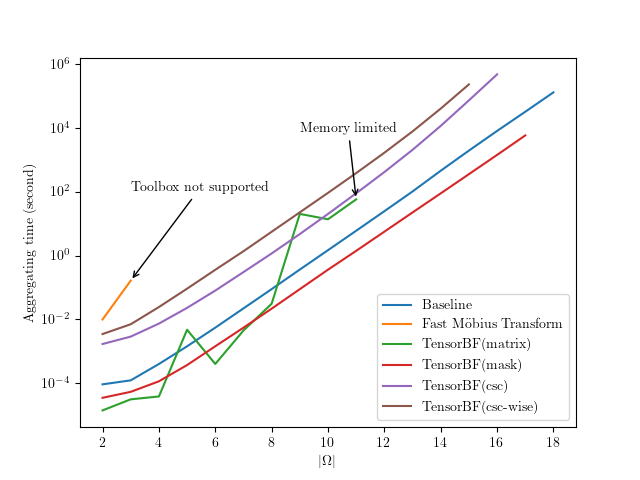

Source code (Python):
#!/usr/bin/python
from sys import argv
import os
import sys
import inspect
from tqdm import tqdm
import pickle
import matplotlib.pyplot as plt
import shutil
from scipy.signal import savgol_filter

currentdir = os.path.dirname(os.path.abspath(inspect.getfile(inspect.currentframe())))
parentdir = os.path.dirname(currentdir)
sys.path.insert(0, parentdir) 
parentdir2 = os.path.dirname(parentdir)
sys.path.insert(0, parentdir2) 

dirname = os.path.dirname(__file__)
basename =os.path.basename(__file__)


from pyds.pyds import MassFunction
#from tensords.tensords import TensorMassFunction
#from tensords.tensords_mask import TensorMassFunctionMask


from itertools import product
from TestTool import *
params = { "text.usetex" : True,"font.family" : "serif", "font.serif" : ["Computer Modern Serif"]}
plt.rcParams.update(params)

data = {}

fig, ax = plt.subplots()
ax: plt.Axes = ax

file = open(dirname+'/' +'data_20240530_complete_baseline.pickle', 'rb')
data1 = pickle.load(file)
x_baseline = [i['n'] for i in data1][0:]
y_baseline = [i['time'] for i in data1][0:]
file.close()


file = open(dirname+'/' +'data_20240530_complete_matrix.pickle', 'rb')
data1 = pickle.load(file)
x_matrix = [i['n'] for i in data1][0:]
y_matrix = [i['time'] for i in data1][0:]
#y_matrix = savgol_filter(y_matrix,2,1)
file.close()

file = open(dirname+'/' +'data_20240530_complete_mask.pickle', 'rb')
data1 = pickle.load(file)
x_mask = [i['n'] for i in data1][0:]
y_mask = [i['time'] for i in data1][0:]
file.close()

file = open(dirname+'/' +'data_20240530_complete_mask_csc.pickle', 'rb')
data1 = pickle.load(file)
x_mask_csc = [i['n'] for i in data1][0:]
y_mask_csc = [i['time'] for i in data1][0:]
file.close()

file = open(dirname+'/' +'data_20240530_complete_csc_wise.pickle', 'rb')
data1 = pickle.load(file)
x_csc_wise = [i['n'] for i in data1][0:]
y_csc_wise = [i['time'] for i in data1][0:]
file.close()

x_mobious = [2,3]
y_mobious = [0.0099,0.1636]

asd=123

y_baseline[0] = y_baseline[1]*0.75
y_matrix[0] = y_matrix[1]*0.45
y_mask[0] = y_mask[1]*0.65
# y_mask_csc[0] = y_mask_csc[1]*0.65
# y_csc_wise[0] = y_csc_wise[1]*0.7


ax.plot(x_baseline,y_baseline,label='Baseline')
ax.plot(x_mobious,y_mobious,label='Fast Möbius Transform')
ax.plot(x_matrix,y_matrix,label='TensorBF(matrix)')
ax.plot(x_mask,y_mask,label='TensorBF(mask)')
ax.plot(x_mask_csc,y_mask_csc,label='TensorBF(csc)')
ax.plot(x_csc_wise,y_csc_wise,label='TensorBF(csc-wise)')

ax.annotate(
    'Toolbox not supported',   # the text
    xy=(x_mobious[-1], y_mobious[-1]),        # the point to label
    xytext=(x_mobious[-1], y_mobious[-1]+100),  # position for the text
    arrowprops=dict(arrowstyle="->")      # arrow style
)

ax.annotate(
    'Memory limited',   # the text
    xy=(x_matrix[-1], y_matrix[-1]),        # the point to label
    xytext=(x_matrix[-1]-2, y_matrix[-1]+7000),  # position for the text
    arrowprops=dict(arrowstyle="->")      # arrow style
)
ax.set_yscale('log')
ax.set_xlabel("$|\Omega|$")
ax.set_ylabel("Aggregating time (second)")
ax.legend()
from matplotlib.ticker import MaxNLocator
ax.xaxis.set_major_locator(MaxNLocator(integer=True))


fileName = dirname + '/' + basename.replace('.py','.png')
plt.savefig(fileName)

fileName = dirname + '/' + basename.replace('.py','.pdf')
plt.savefig(fileName)

fileName2 = "D:/Dropbox/Apps/Overleaf/Toan_202405_Tensor_BeliefFunction/Figures/"+basename.replace('.py','.pdf')
shutil.copyfile(fileName,fileName2 )


mi_matrix = 1000000000; ma_matrix = -1000000000
mi_matrix_x = 1000000000; ma_matrix_x = -1000000000
mi_mask = 1000000000; ma_mask = -1000000000
mi_mask_x = 1000000000; ma_mask_x = -1000000000
mi_mask_csc = 1000000000; ma_mask_csc = -1000000000
mi_mask_csc_x = 1000000000; ma_mask_csc_x = -1000000000
mi_csc_wise = 1000000000; ma_csc_wise = -1000000000
mi_csc_wise_x = 1000000000; ma_csc_wise_x = -1000000000
for i in range(len(x_baseline)):
    
    if i < len(y_matrix):
        ratio = y_baseline[i]/y_matrix[i]
        if ratio<mi_matrix: mi_matrix = ratio; mi_matrix_x = x_baseline[i]
        if ratio>ma_matrix: ma_matrix = ratio; ma_matrix_x = x_baseline[i]
    

    if i < len(y_mask):
        ratio = y_baseline[i]/y_mask[i]
        if ratio<mi_mask: mi_mask = ratio; mi_mask_x = x_baseline[i]
        if ratio>ma_mask: ma_mask = ratio; ma_mask_x = x_baseline[i]
    

    if i < len(y_mask_csc):
        ratio = y_baseline[i]/y_mask_csc[i]
        if ratio<mi_mask_csc: mi_mask_csc = ratio; mi_mask_csc_x = x_baseline[i]
        if ratio>ma_mask_csc: ma_mask_csc = ratio; ma_mask_csc_x = x_baseline[i]
   

    if i < len(y_csc_wise):
        ratio = y_baseline[i]/y_csc_wise[i]
        if ratio<mi_csc_wise: mi_csc_wise = ratio; mi_csc_wise_x = x_baseline[i]
        if ratio>ma_csc_wise: ma_csc_wise = ratio; ma_csc_wise_x = x_baseline[i]

print(f'y_matrix: {mi_matrix_x},{ma_matrix_x}', mi_matrix, ma_matrix)
print(f'y_mask: {mi_mask_x},{ma_mask_x}', mi_mask, ma_mask)
print(f'y_mask_csc: {mi_mask_csc_x},{ma_mask_csc_x}', mi_mask_csc, ma_mask_csc)
print(f'y_csc_wise: {mi_csc_wise_x},{ma_csc_wise_x}', mi_csc_wise, ma_csc_wise)
plt.show()
